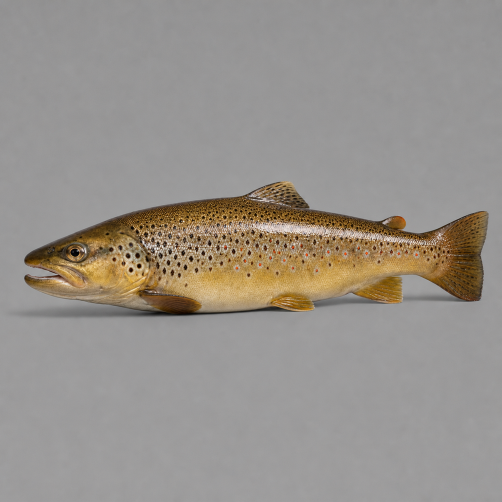
#> input picture renders/trout_render.png, 1003 x 1003 px, found by its file name (shown at 1/2 size)
$ python make-icon.py trout_render.png raw_trout.png
#> lines starting #> are read from the running program, lines starting #| are printed output that depends on the picture; after the words box and inside, x2 and y2 are one past the last pixel; in counts of white or black regions, pixels touching at a corner belong together
#!/usr/bin/env python3
"""Turn a photoreal concept render into an OpenMMO inventory icon.

    python make-icon.py trout_render.png raw_trout.png

Does what Jake does by hand: knocks out the flat studio background, trims to
the subject, rotates very long subjects onto the diagonal (his sword icons sit
diagonally so they fill the square), and fits the result into a transparent
128x128 PNG.

Background removal is a flood fill from the image border rather than a colour
key, so grey *inside* the subject survives — important for silver fish on a
grey backdrop. The contact shadow is removed with the background, which is
what you want for an icon.

Requires: pip install pillow numpy
"""
import argparse
import sys
from pathlib import Path
from collections import deque

try:
    from PIL import Image
    import numpy as np
except ImportError:
    sys.exit("pip install pillow numpy")

SIZE = 128
PADDING = 4          # px of breathing room inside the square
ROTATE_ABOVE = 1.7   # width/height ratio past which we go diagonal


def flood_background(rgb, tol):
    """Mask of pixels reachable from the border within `tol` of their seed."""
#> called with tol = 12
    h, w, _ = rgb.shape
#> h = 900; w = 900
    arr = rgb.astype(np.int16)
    bg = np.zeros((h, w), dtype=bool)
    seen = np.zeros((h, w), dtype=bool)
    q = deque()

    for x in range(w):
        for y in (0, h - 1):
            if not seen[y, x]:
                seen[y, x] = True
                q.append((y, x, arr[y, x]))
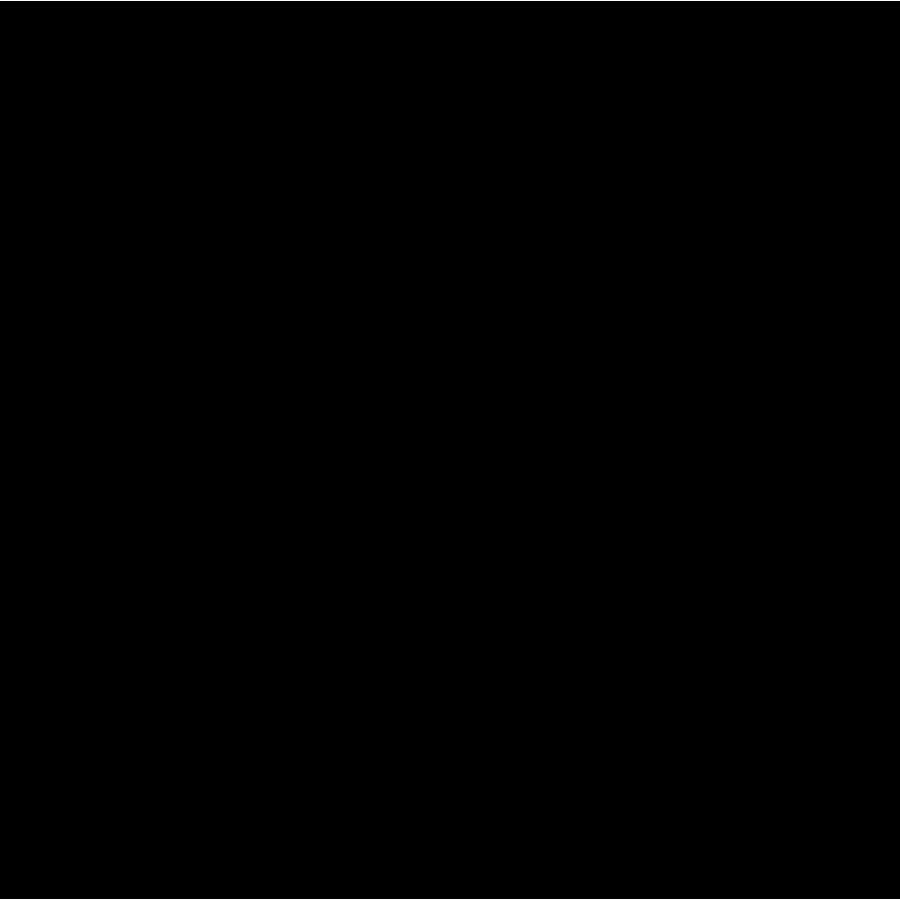
#> seen: shape (900, 900) bool; 0.22% white in thin lines or dots
    for y in range(h):
        for x in (0, w - 1):
            if not seen[y, x]:
                seen[y, x] = True
                q.append((y, x, arr[y, x]))
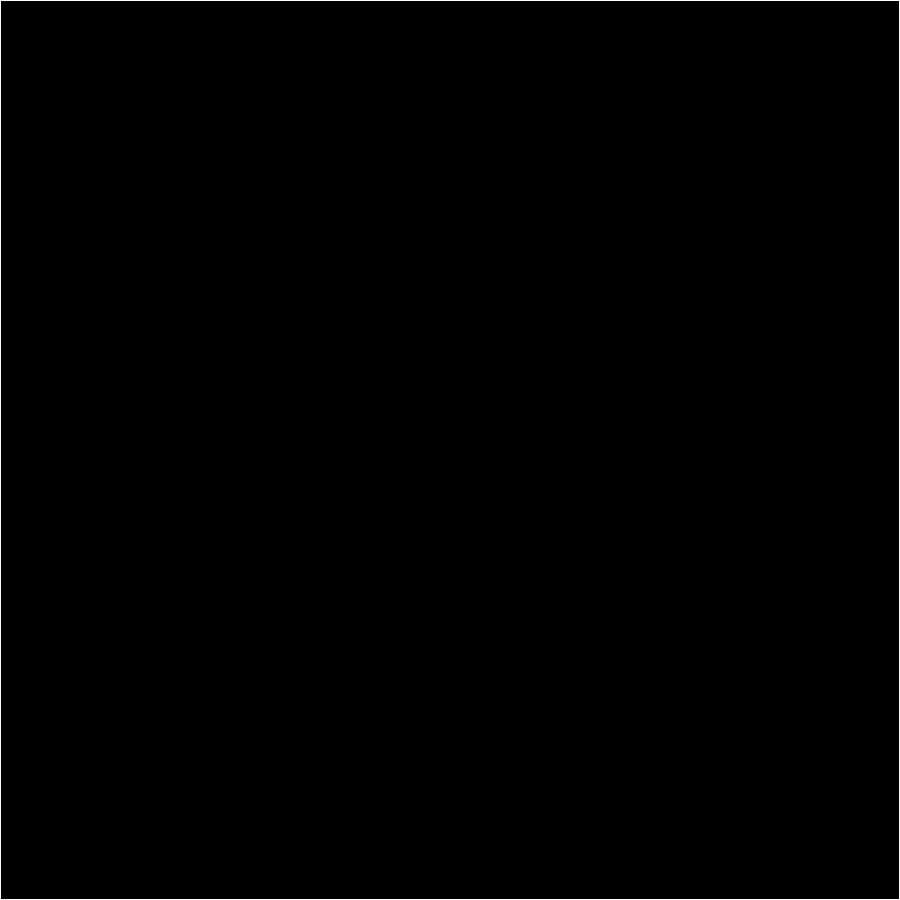
#> seen: shape (900, 900) bool; 0.44% white in thin lines or dots

    # Compare each pixel against the neighbour it came from, not the original
    # border pixel, so a smoothly graded backdrop is followed all the way in.
    while q:
        y, x, seed = q.popleft()
        if np.abs(arr[y, x] - seed).max() > tol:
            continue
        bg[y, x] = True
        here = arr[y, x]
        for dy, dx in ((1, 0), (-1, 0), (0, 1), (0, -1)):
            ny, nx = y + dy, x + dx
            if 0 <= ny < h and 0 <= nx < w and not seen[ny, nx]:
                seen[ny, nx] = True
                q.append((ny, nx, here))
#> this loop made 737755 passes
#> (y, x, here) on passes 1 to 3: (0, 0, [146, 147, 147]), (899, 0, [157, 154, 156]), (0, 1, [149, 148, 150])
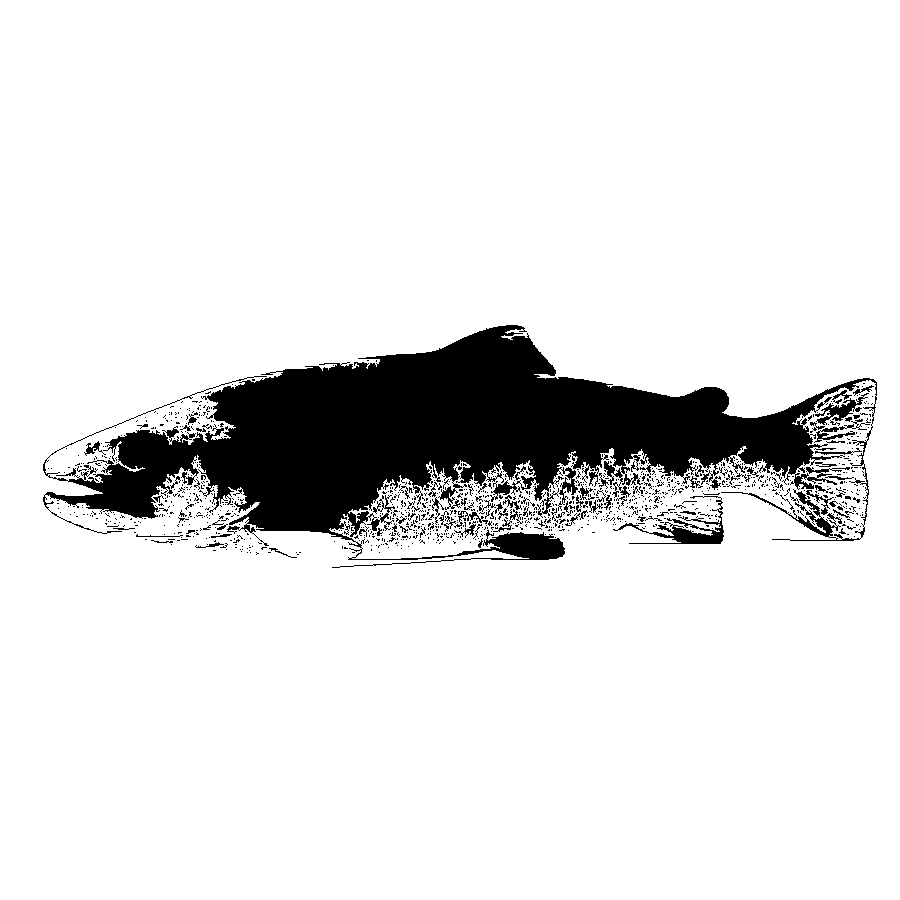
#> bg: shape (900, 900) bool; 89% white; 1108 black regions (1017 under 20 px), largest, box (x1, y1, x2, y2) and area: (43, 325, 877, 568) 80097, (613, 496, 724, 544) 1200, (815, 393, 869, 425) 503
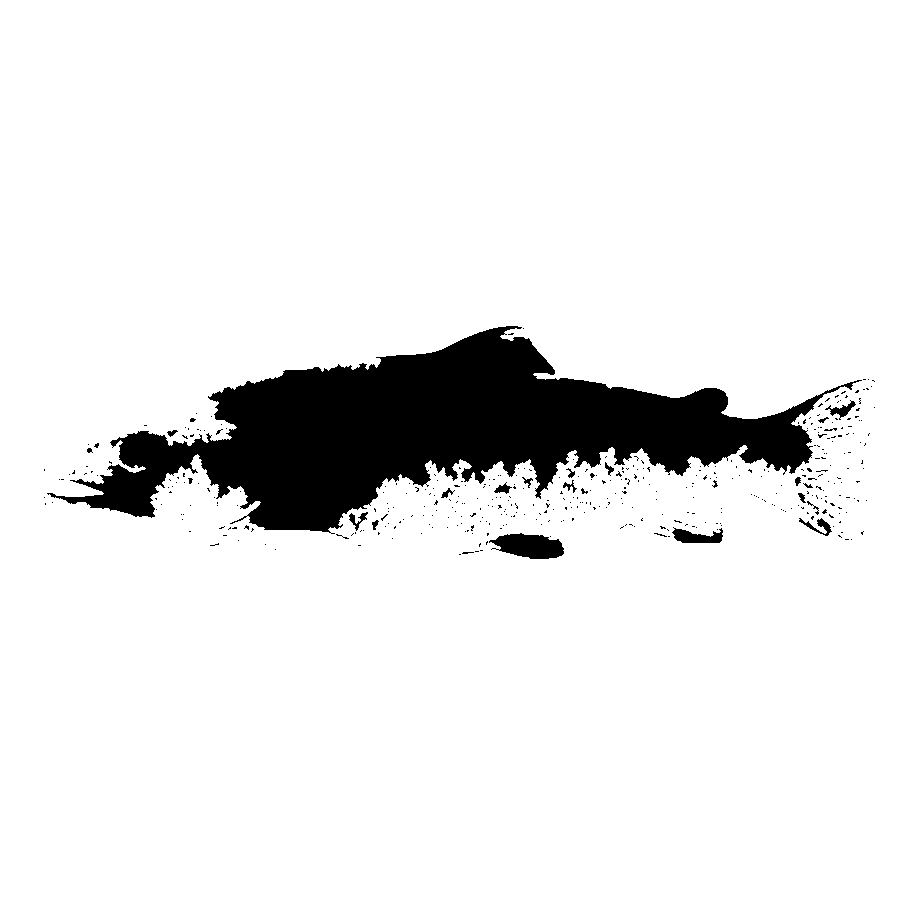
#> seen: shape (900, 900) bool; 91.1% white; 421 black regions (398 under 20 px), largest, box (x1, y1, x2, y2) and area: (47, 326, 862, 534) 67972, (489, 533, 564, 559) 1342, (672, 527, 723, 543) 488
    return bg


def main():
    ap = argparse.ArgumentParser()
    ap.add_argument("src", help="a render, or a folder of renders")
    ap.add_argument("dst", help="output icon, or output folder when src is a folder")
    ap.add_argument("--tol", type=int, default=12,
                    help="per-step tolerance; raise if a halo remains, lower if it eats the subject")
    ap.add_argument("--no-rotate", action="store_true",
                    help="keep the subject horizontal even if very wide")
    args = ap.parse_args()

    src = Path(args.src)
    if src.is_dir():
        out = Path(args.dst)
        out.mkdir(parents=True, exist_ok=True)
        renders = sorted(
            f for f in src.iterdir()
            if f.suffix.lower() in (".png", ".jpg", ".jpeg", ".webp")
        )
        if not renders:
            sys.exit(f"no images found in {src}")
        for f in renders:
            try:
                convert(f, out / (f.stem + ".png"), args.tol, args.no_rotate)
            except SystemExit as e:
                print(f"  {f.name}: {e}")
        return
    convert(src, Path(args.dst), args.tol, args.no_rotate)


def convert(src, dst, tol, no_rotate):
    im = Image.open(src).convert("RGB")
    # Work at a manageable size; the flood fill is the slow part.
    if max(im.size) > 900:
        im.thumbnail((900, 900), Image.LANCZOS)

    bg = flood_background(np.array(im), tol)
    rgba = im.convert("RGBA")
    a = np.array(rgba)
    a[..., 3] = np.where(bg, 0, 255)
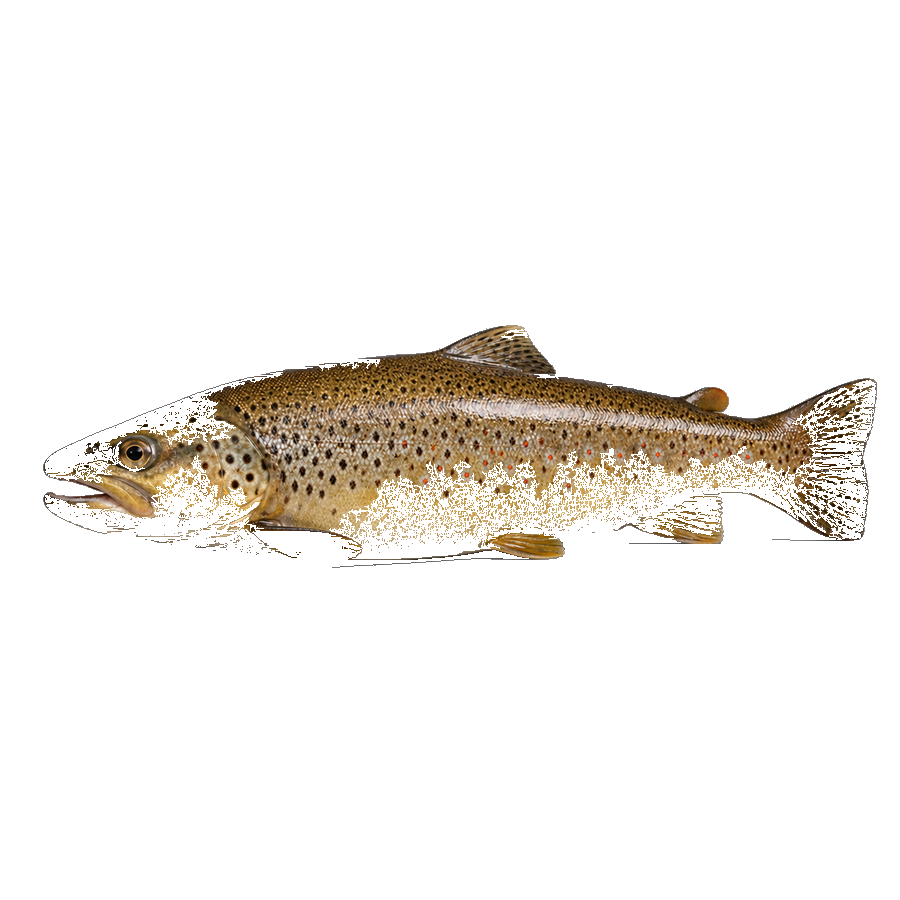
#> a: shape (900, 900, 4); mean R, G, B, A 151.7, 146.2, 139.7, 28; transparent parts drawn white
    cut = Image.fromarray(a)

    box = cut.getbbox()
#> box = (43, 325, 877, 568)
    if not box:
        sys.exit("everything was treated as background - lower --tol")
    cut = cut.crop(box)

    w, h = cut.size
#> w = 834; h = 243
    if not no_rotate and w / h > ROTATE_ABOVE:
        # Long subjects go diagonal so they fill the square, like his swords.
        cut = cut.rotate(-30, resample=Image.BICUBIC, expand=True)
#> cut: PIL image 844x629 RGBA
        cut = cut.crop(cut.getbbox())
#> cut: PIL image 785x483 RGBA

    inner = SIZE - PADDING * 2
    cut.thumbnail((inner, inner), Image.LANCZOS)
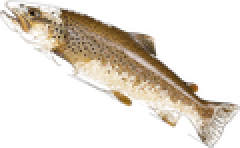
#> cut: PIL image 120x74 RGBA (shown 2 times larger); mean R, G, B, A 56.3, 45.5, 30.8, 60.4; transparent parts drawn white

    icon = Image.new("RGBA", (SIZE, SIZE), (0, 0, 0, 0))
#> icon: PIL image 128x128 RGBA; every value is 0
    icon.paste(cut, ((SIZE - cut.width) // 2, (SIZE - cut.height) // 2), cut)
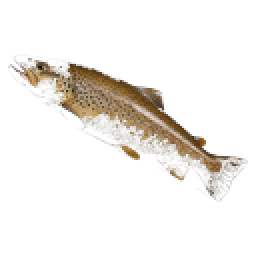
#> icon: PIL image 128x128 RGBA (shown 2 times larger); mean R, G, B, A 18.8, 15, 10, 27.8; transparent parts drawn white
    icon.save(dst)
    print(f"wrote {dst} ({SIZE}x{SIZE}, subject {cut.width}x{cut.height})")
#| wrote raw_trout.png (128x128, subject 120x74)


if __name__ == "__main__":
    main()
